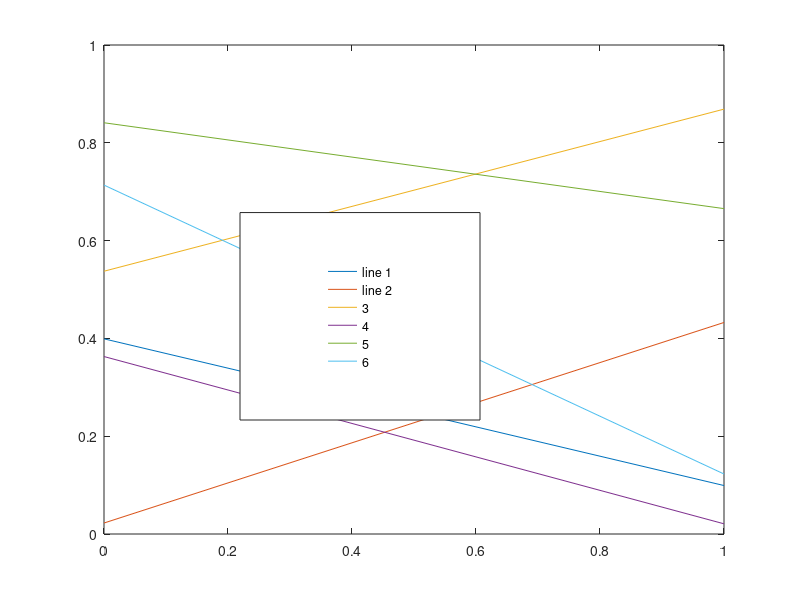

Reproduce this figure in MATLAB. (Note: this script raises an error after producing the figure.)
hfig = figure;
set(hfig,'units','centimeters','NumberTitle','off','Name','test06');
pos = get(hfig,'position');
set(hfig,'position',[pos(1:2),8,6]);

%%
plot([0,1],rand(6,2));
ylim([0,1]);
hleg=legend('line 1','line 2','3','4','5','6');
h6=findobj(hleg,'string','6');
set(h6,'userdata','matlabfrag:Line6');
set(hleg,'position',[0.3 0.3 0.3 0.3]);
if exist('legendshrink','file')
  legendshrink(0.5);
else
  warning('test06:noLegendShrink',...
    'This test requires <a href="matlab:web(''http://www.mathworks.com/matlabcentral/fileexchange/24510'',''-browser'')">legendshrink</a> to run properly');
end

%%
matlabfrag('graphics/test06');